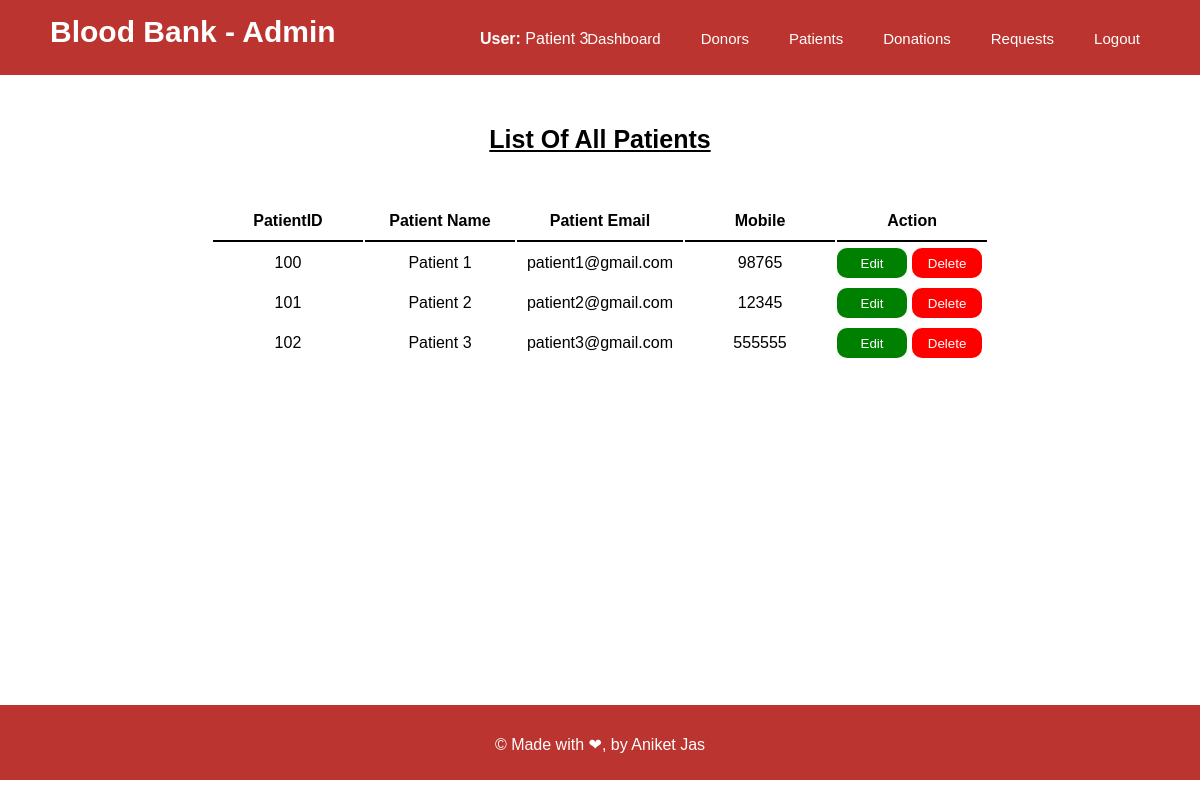
/admin/patientdetails.php (signed in), run on the app's committed database.
### tables this page shows
CREATE TABLE `patients` (
  `id` int NOT NULL AUTO_INCREMENT,
  `name` varchar(50) NOT NULL,
  `email` varchar(50) NOT NULL,
  `password` varchar(20) NOT NULL,
  `mobile` varchar(10) DEFAULT NULL,
  PRIMARY KEY (`id`)
);

### admin/patientdetails.php (the view, shortened to what this page needs)
<html>
    <head>
        <link rel="stylesheet" href="../css/admindashboard.css?v=<?php echo time(); ?>">
        <link rel="stylesheet" href="../css/donordetails.css?v=<?php echo time(); ?>">
    </head>
    <body>
    <?php
        $name = $_SESSION['uid'];
            echo "<div class='navbar'>
            <p class='title'>Blood Bank - Admin</p>
            <p class='name'><b>User:</b> $name</p>
            <ul>
                <li><a href='admindashboard.php'>Dashboard</a></li>
                <li><a href='donordetails.php'>Donors</a></li>
                <li><a href='patientdetails.php'>Patients</a></li>
                <li><a href='donationrequest.php'>Donations</a></li>
                <li><a href='bloodrequest.php'>Requests</a></li>
                <li><a href='../logout.php'>Logout</a></li>
            </ul>
        </div>";
        echo "<div class='contentbox'>
        <p class='heading'>List Of All Patients</p>
        ";
        echo "
        <div class='table'><table>
        <tr>
        <th class='thead'>PatientID</th>
        <th class='thead'>Patient Name</th>
        <th class='thead'>Patient Email</th>
        <th class='thead'>Mobile</th>
        <th class='thead' colspan='2'>Action</th>
        </tr>";
        $con = mysqli_connect('localhost', 'root', '8338','bloodbank');
        $q = "select * from patients";
        $rs = mysqli_query($con,$q);
        while($row = mysqli_fetch_array($rs)){
            echo "<tr>
        <td>$row[id]</td>
        <td>$row[name]</td>
        <td>$row[email]</td>
        <td>$row[mobile]</td>
        <td class='btn'>
        <button class='edit'><a href='editpatient.php?id=$row[id]'>Edit</a></button>
        <button class='delete'><a href='deletepatient.php?id=$row[id]'>Delete</a></button>
        </tr>";}
        echo "</table></div></div>"
        ?>
<div class="footer">&copy; Made with &#10084;, by Aniket Jas</div>
    </body>
</html>

### css/admindashboard.css (style rules this page uses)
* { margin: 0; padding: 0; font-family: Arial, Helvetica, sans-serif; box-sizing: border-box; }
.navbar { width: 100%; height: 75px; background-color: #bb342f; }
.navbar .title { float: left; width: 40%; color: white; font-size: 30px; font-weight: 900; padding-left: 50px; padding-top: 15px; }
.navbar .name { float: left; width: 15%; color: white; padding-top: 30px; }
.navbar ul { float: left; display: flex; justify-content: flex-end; padding-right: 40px; width: 45%; }
li { float: left; list-style: none; margin: 20px; margin-top: 30px; }
li a { color: white; text-decoration: none; font-size: 15px; }
.contentbox { min-height: 72.5%; margin-bottom: 50px; display: grid; grid-template-rows: 75px auto; justify-content: center; padding-top: 50px; }
.footer { height: 75px; width: 100%; background-color: #bb342f; color: white; text-align: center; padding-top: 30px; }

### css/donordetails.css (style rules this page uses)
* { margin: 0; padding: 0; font-family: Arial, Helvetica, sans-serif; box-sizing: border-box; }
.thead, td { padding: 10px; width: 150px; text-align: center; }
.thead { border-bottom: 2px solid black; }
.table { align-self: baseline; }
.btn { margin: 0; padding: 0; }
.edit { background-color: green; height: 30px; width: 70px; border: none; border-radius: 10px; float: left; }
.edit a, .delete a { color: white; text-decoration: none; }
.delete { background-color: red; height: 30px; width: 70px; border: none; border-radius: 10px; }
.footer { height: 75px; width: 100%; background-color: #bb342f; color: white; text-align: center; padding-top: 30px; }
.heading { font-size: 25px; font-weight: 800; text-align: center; text-decoration: underline; width: 100%; }

### data on the page
patients: id "100", name "Patient 1", email "patient1@gmail.com", mobile "98765"
patients: id "101", name "Patient 2", email "patient2@gmail.com", mobile "12345"
patients: id "102", name "Patient 3", email "patient3@gmail.com", mobile "555555"

### other printed values
$name "Patient 3"
